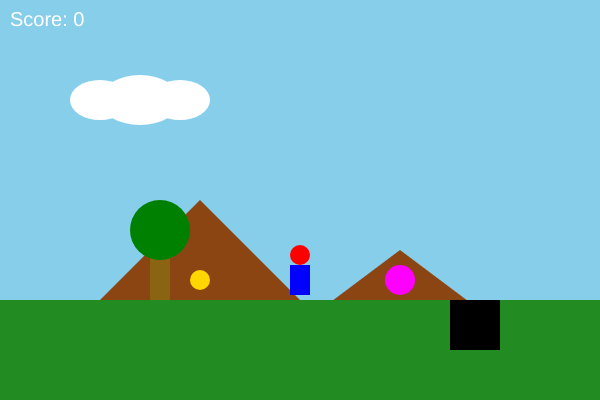
Frame 1 (no input)
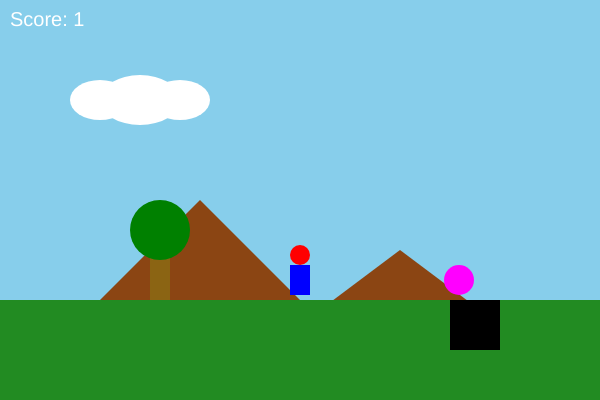
Frame 60 (no input)
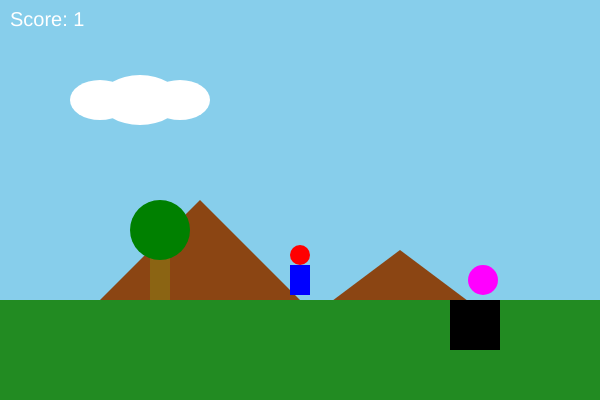
Frame 120 (the mouse pressed at the canvas centre since frame 60)

The p5.js sketch that drew these frames (run headless with seeded random() and noise() and a simulated clock; from frame 60 on, the mouse is pressed at the canvas centre):

// p5.js sketch
// ── sketch.js
let gameChar_x = 300;
let gameChar_y = 280;
let charState = "standing";
let gameObjects = [];
let isFalling = false;
let fallSpeed = 2;
let charSpeed = 3;
let isJumping = false;
let jumpSpeed = -10;
let gravity = 0.5;
let velocityY = 0;
let score = 0;
let gameOver = false;

let enemy = {
  x: 400,
  y: 280,
  size: 30,
  fill: [255, 0, 255],
  speed: 1,
  patrolRange: 100,
  direction: 1,
  alive: true
};

let playButton; // Переменная для кнопки

function setup() {
  createCanvas(600, 400);
  resetGame(); // Инициализация игры
}

function resetGame() {
  // Сброс всех параметров игры
  gameChar_x = 300;
  gameChar_y = 280;
  charState = "standing";
  isFalling = false;
  isJumping = false;
  velocityY = 0;
  score = 0;
  gameOver = false;
  
  enemy = {
    x: 400,
    y: 280,
    size: 30,
    fill: [255, 0, 255],
    speed: 1,
    patrolRange: 100,
    direction: 1,
    alive: true
  };
  
  gameObjects = [
    { type: "mountain", x1: 0, y1: 400, x2: 200, y2: 200, x3: 400, y3: 400, fill: [139, 69, 19] },
    { type: "mountain", x1: 200, y1: 400, x2: 400, y2: 250, x3: 600, y3: 400, fill: [139, 69, 19] },
    { type: "ground", x: 0, y: 300, w: 600, h: 100, fill: [34, 139, 34] },
    { type: "pit", x: 450, y: 300, w: 50, h: 50, fill: [0, 0, 0] },
    { type: "tree_trunk", x: 150, y: 250, w: 20, h: 50, fill: [139, 100, 19] },
    { type: "tree_crown", x: 160, y: 230, w: 60, h: 60, fill: [0, 128, 0] },
    { type: "coin", x: 200, y: 280, size: 20, fill: [255, 215, 0], speed: 2, collected: false }, // Монетка смещена влево
    { type: "cloud", x: 100, y: 100, w: 60, h: 40, fill: [255, 255, 255] },
    { type: "cloud", x: 140, y: 100, w: 80, h: 50, fill: [255, 255, 255] },
    { type: "cloud", x: 180, y: 100, w: 60, h: 40, fill: [255, 255, 255] }
  ];
  
  // Удаление старой кнопки, если она существует
  if (playButton) {
    playButton.remove();
  }
}

function draw() {
  background(135, 206, 235);
  
  if (!gameOver) {
    // Отрисовка всех игровых объектов
    for (let obj of gameObjects) {
      if (obj.type !== "coin" || !obj.collected) {
        fill(obj.fill[0], obj.fill[1], obj.fill[2]);
        noStroke();
        
        if (obj.type === "mountain") {
          triangle(obj.x1, obj.y1, obj.x2, obj.y2, obj.x3, obj.y3);
        } else if (obj.type === "ground") {
          rect(obj.x, obj.y, obj.w, obj.h);
        } else if (obj.type === "pit") {
          rect(obj.x, obj.y, obj.w, obj.h);
        } else if (obj.type === "tree_trunk") {
          rect(obj.x, obj.y, obj.w, obj.h);
        } else if (obj.type === "tree_crown") {
          ellipse(obj.x, obj.y, obj.w, obj.h);
        } else if (obj.type === "coin") {
          ellipse(obj.x, obj.y, obj.size, obj.size);
          obj.x += obj.speed;
          if (obj.x > width) obj.x = 0;
          
          if (!obj.collected && dist(gameChar_x, gameChar_y, obj.x, obj.y) < 20) {
            obj.collected = true;
            score += 1;
          }
        } else if (obj.type === "cloud") {
          ellipse(obj.x, obj.y, obj.w, obj.h);
        }
      }
    }
    
    // Движение противника
    if (enemy.alive) {
      fill(enemy.fill[0], enemy.fill[1], enemy.fill[2]);
      ellipse(enemy.x, enemy.y, enemy.size, enemy.size);
      
      enemy.x += enemy.speed * enemy.direction;
      if (enemy.x > 400 + enemy.patrolRange || enemy.x < 400 - enemy.patrolRange) {
        enemy.direction *= -1;
      }
      
      if (gameChar_x > enemy.x - enemy.size/2 && gameChar_x < enemy.x + enemy.size/2 &&
          gameChar_y + 15 > enemy.y - enemy.size/2 && gameChar_y + 15 < enemy.y &&
          velocityY > 0) {
        enemy.alive = false;
        score += 2;
      }
      
      if (dist(gameChar_x, gameChar_y, enemy.x, enemy.y) < 25 && !isFalling && velocityY <= 0) {
        score -= 5;
          gameOver = true;
      }
    }
    
    // Проверка падения в яму
    let pit = gameObjects.find(obj => obj.type === "pit");
    if (!isFalling && gameChar_x > pit.x && gameChar_x < pit.x + pit.w && gameChar_y >= pit.y - 25) {
      isFalling = true;
      charState = "jumpForward";
    }
    
    if (isFalling) {
      gameChar_y += fallSpeed;
      if (gameChar_y > pit.y + pit.h + 25) {
        isFalling = false;
        gameChar_x = 300;
        gameChar_y = 280;
        charState = "standing";
      }
    }
    
    // Плавное движение и прыжок
    if (!isFalling) {
      if (keyIsDown(65)) { // A
        gameChar_x -= charSpeed;
        charState = "walkLeft";
      } else if (keyIsDown(68)) { // D
        gameChar_x += charSpeed;
        charState = "walkRight";
      } else if (!isJumping) {
        charState = "standing";
      }
      
      if (isJumping) {
        gameChar_y += velocityY;
        velocityY += gravity;
        if (gameChar_y >= 280) {
          gameChar_y = 280;
          isJumping = false;
          velocityY = 0;
        }
      }
    }
    
    gameChar_x = constrain(gameChar_x, 0, width);
    
    drawGameCharacter();
    
    // Отображение счета
    fill(255);
    textSize(20);
    textAlign(LEFT, TOP);
    text("Score: " + score, 10, 10);
  } else {
    // Экран Game Over
    fill(255, 0, 0);
    textSize(40);
    textAlign(CENTER, CENTER);
    text("Game Over", width/2, height/2 - 40);
    textSize(20);
    text("Score: " + score, width/2, height/2);
    
    // Создание кнопки Play, если она еще не создана
    if (!playButton) {
      playButton = createButton('Play Again');
      playButton.position(width/2 - 40, height/2 + 30);
      playButton.mousePressed(restartGame);
    }
  }
}

function drawGameCharacter() {
  if (charState === "standing") {
    fill(255, 0, 0);
    ellipse(gameChar_x, gameChar_y - 25, 20, 20);
    fill(0, 0, 255);
    rect(gameChar_x - 10, gameChar_y - 15, 20, 30);
    line(gameChar_x - 10, gameChar_y + 15, gameChar_x - 15, gameChar_y + 25);
    line(gameChar_x + 10, gameChar_y + 15, gameChar_x + 15, gameChar_y + 25);
    line(gameChar_x - 10, gameChar_y - 5, gameChar_x - 15, gameChar_y - 15);
    line(gameChar_x + 10, gameChar_y - 5, gameChar_x + 15, gameChar_y - 15);
    
  } else if (charState === "jumpForward" || isJumping) {
    fill(255, 0, 0);
    ellipse(gameChar_x, gameChar_y - 25, 20, 20);
    fill(0, 0, 255);
    rect(gameChar_x - 10, gameChar_y - 15, 20, 30);
    line(gameChar_x - 10, gameChar_y + 5, gameChar_x - 15, gameChar_y - 5);
    line(gameChar_x + 10, gameChar_y + 5, gameChar_x + 15, gameChar_y - 5);
    line(gameChar_x - 10, gameChar_y + 15, gameChar_x, gameChar_y + 25);
    line(gameChar_x + 10, gameChar_y + 15, gameChar_x, gameChar_y + 25);
    
  } else if (charState === "walkLeft") {
    fill(255, 0, 0);
    ellipse(gameChar_x, gameChar_y - 25, 20, 20);
    fill(0, 0, 255);
    rect(gameChar_x - 10, gameChar_y - 15, 20, 30);
    line(gameChar_x - 10, gameChar_y + 15, gameChar_x - 20, gameChar_y + 20);
    line(gameChar_x + 10, gameChar_y + 15, gameChar_x, gameChar_y + 25);
    line(gameChar_x - 10, gameChar_y - 5, gameChar_x - 20, gameChar_y);
    line(gameChar_x + 10, gameChar_y - 5, gameChar_x + 15, gameChar_y - 15);
    
  } else if (charState === "walkRight") {
    fill(255, 0, 0);
    ellipse(gameChar_x, gameChar_y - 25, 20, 20);
    fill(0, 0, 255);
    rect(gameChar_x - 10, gameChar_y - 15, 20, 30);
    line(gameChar_x + 10, gameChar_y + 15, gameChar_x + 20, gameChar_y + 20);
    line(gameChar_x - 10, gameChar_y + 15, gameChar_x, gameChar_y + 25);
    line(gameChar_x + 10, gameChar_y - 5, gameChar_x + 20, gameChar_y);
    line(gameChar_x - 10, gameChar_y - 5, gameChar_x - 15, gameChar_y - 15);
  }
}

function keyPressed() {
  if (!isFalling && !gameOver) {
    if (keyCode === 32 && !isJumping && gameChar_y === 280) {
      isJumping = true;
      velocityY = jumpSpeed;
      charState = "jumpForward";
    }
  }
}

function keyReleased() {
  if (!isFalling && !isJumping && !gameOver) {
    charState = "standing";
  }
}function restartGame() {
  resetGame(); // Перезапуск игры
}
